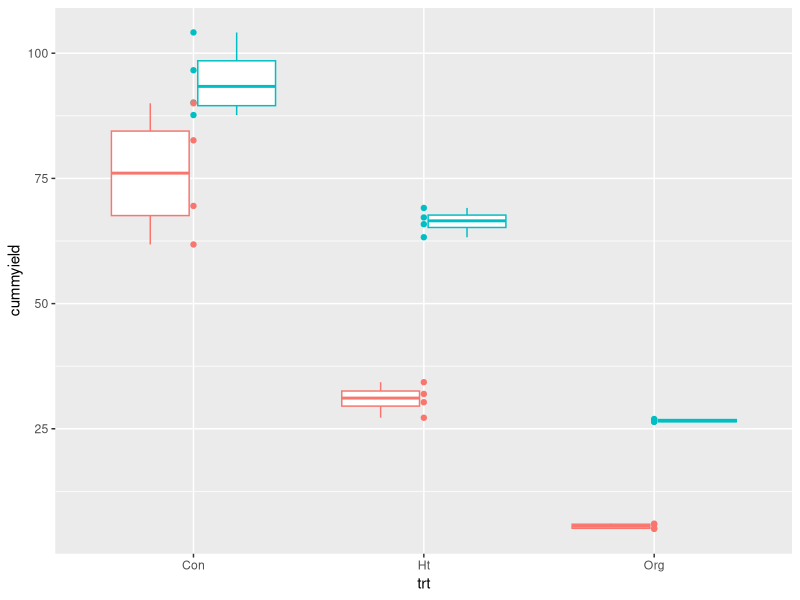
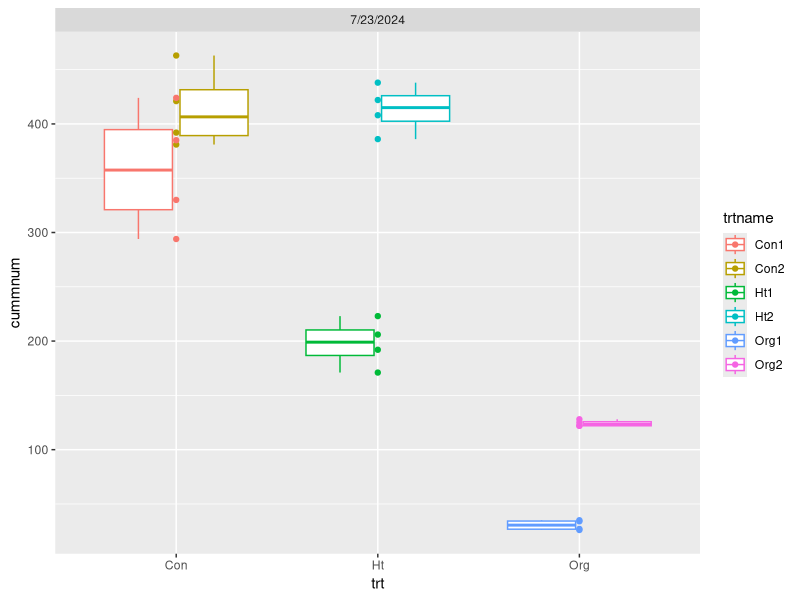
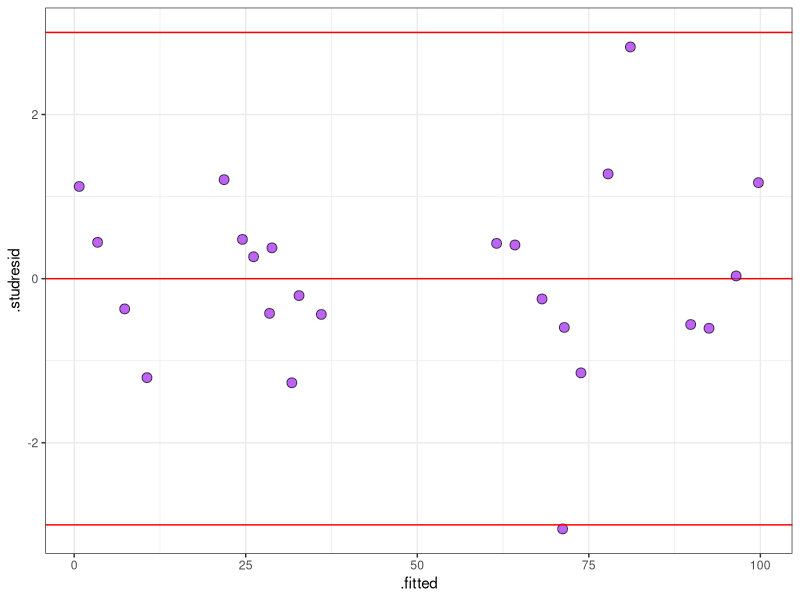
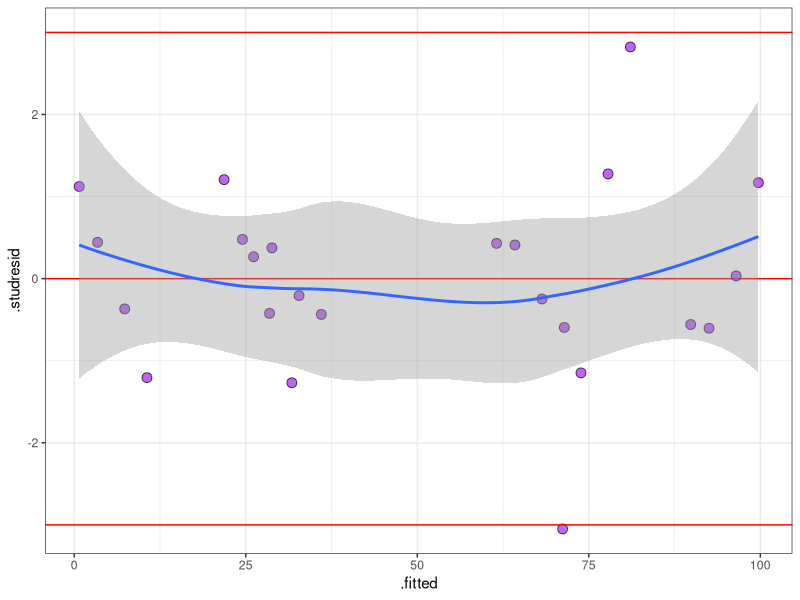
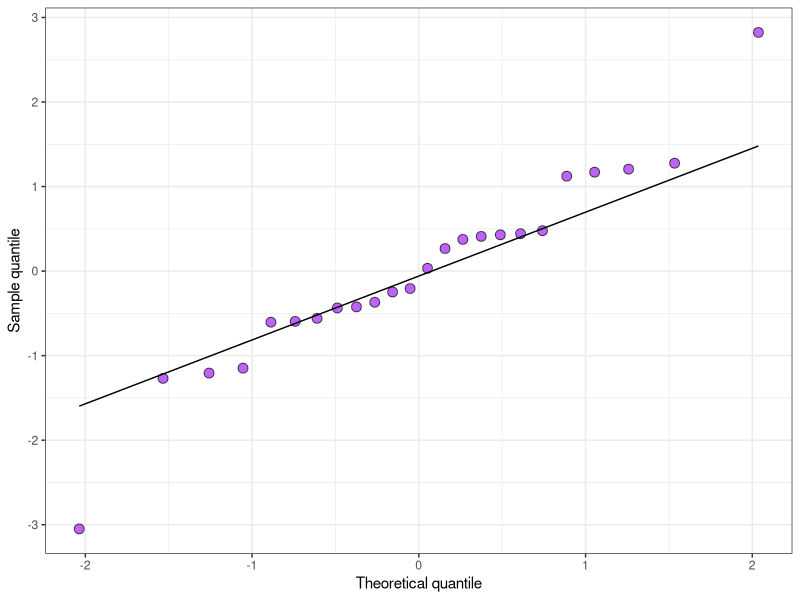
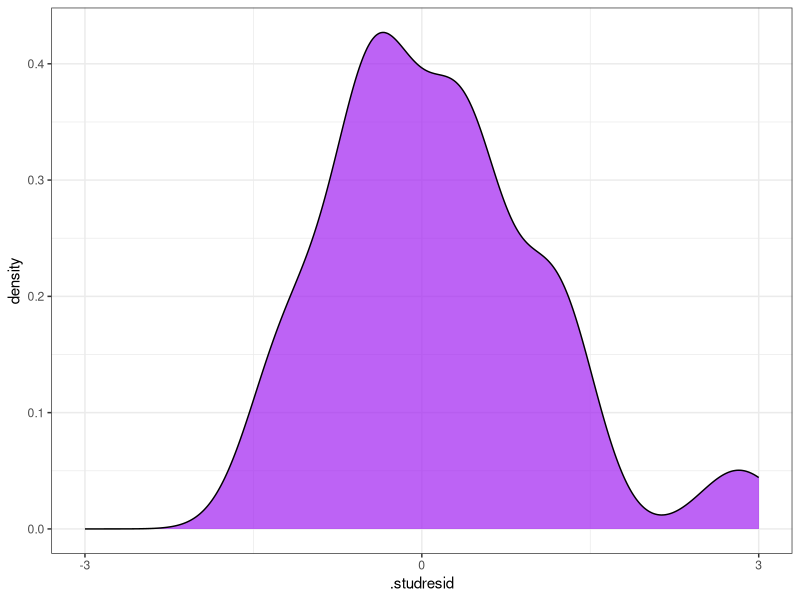
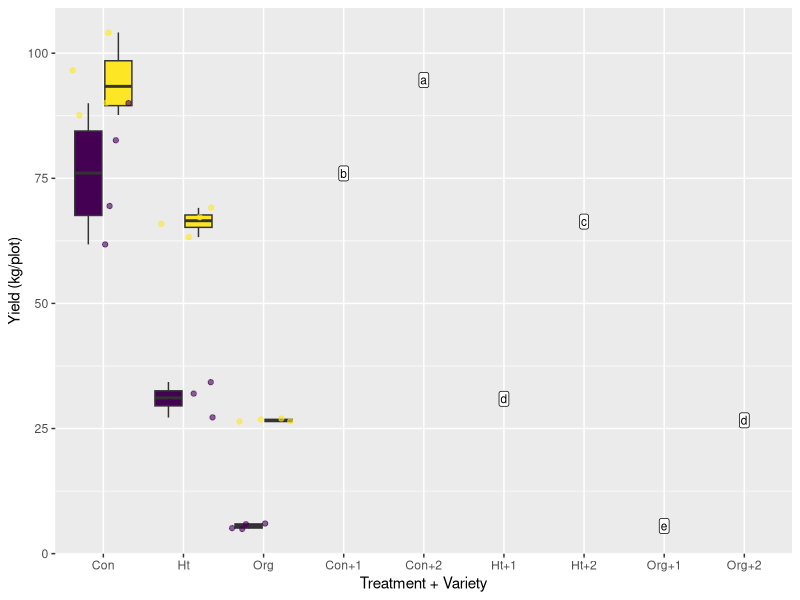

Generate these figures, in order, with R: (Note: this script raises an error after producing the figures.)
## ---- chunk 1
library(tidyverse) # for data wrangling and plotting
library(car) # for Anova function
library(lme4)
library(broom) # for model residuals extraction
library(emmeans) # for model mean extraction
library(multcomp) # for pairwise comparison letter display
# install.packages("multcompView")
library(multcompView)
library(reshape2)
## ---- chunk 2
yielddat <- read_csv("../data/tomato_7_23_24.csv")

yielddat
## ---- chunk 3
summary(yielddat)
## ---- chunk 4
yielddatw <- yielddat %>%
  mutate(rep = factor(rep),
         var = factor(variety),
         trt = factor(trtmt)
         ) %>%
  dplyr::select(c(date, rep, var, plot, trt, trtname, cummyield, cummnum))

yielddatw
## ---- chunk 5
ggplot(yielddatw, aes(x = trt, 
                    y = cummyield,
                    color = var)) +
  geom_boxplot() +
  geom_point() +
  theme(legend.position = "none") +
    theme()
## ---- chunk 6
ggplot(yielddatw, aes(x = trt, 
                    y = cummnum,
                    color = trtname)) +
  geom_boxplot() +
  geom_point() +
  facet_grid(.~date) # tilde controls what axis the facets are laid out on; krate_kgha~. would transpose; nrate_kgha~krate_kgha would create a different facet for each treatment category
  theme(legend.position = "none")
## ---- chunk 7
options(contrasts = c("contr.sum", "contr.poly"))
yielddatw

# Model fitting
cumyield_mod <- lm(cummyield ~ rep + trt*var, # rep + is functionally the only coding difference between a CRD and a RCBD design)
               data = yielddatw)
cumyield_mod

# Summary
summary(cumyield_mod)
## ---- chunk 8
Anova(cumyield_mod, type=3)

## ---- chunk 9
cumyield_resid <- augment(cumyield_mod) %>%
  mutate(.studresid=rstudent(cumyield_mod))

cumyield_resid
## ---- chunk 10
ggplot(cumyield_resid, aes(x=.fitted, y=.studresid))+
  geom_hline(yintercept = 0, color="red")+
  geom_point(shape = 21,
             fill = "purple", 
             size = 3,
             alpha = .7)+
  #geom_smooth()+
  geom_hline(yintercept = c(-3,3), color = "red")+
  theme_bw()
## ---- chunk 11
ggplot(cumyield_resid, aes(x=.fitted, y=.studresid))+
  geom_hline(yintercept = 0, color="red")+
  geom_point(shape = 21,
             fill = "purple", 
             size = 3,
             alpha = .7)+
  geom_smooth()+
  geom_hline(yintercept = c(-3,3), color = "red")+
  theme_bw()
## ---- chunk 12
ggplot(cumyield_resid, aes(sample=.studresid))+
  stat_qq(  shape = 21,
            fill = "purple", 
            size = 3,
            alpha = .7
  )+
  stat_qq_line()+
  labs(x = "Theoretical quantile",
       y = "Sample quantile")+
  theme_bw()
## ---- chunk 13
ggplot(cumyield_resid, aes(x=.studresid))+
  geom_density(color = "black",
               fill = "purple",
               alpha = .7)+
  scale_x_continuous(breaks = c(-3,0,3), limits = c(-3,3))+
  theme_bw()

## ---- chunk 14
yield_means_all <- emmeans(cumyield_mod,
                          ~trt:var)

yield_means_all
## ---- chunk 15
yield_cld_all <- cld(yield_means_all, 
                   reversed=T, 
                   adjust="none",
               Letters=letters,
               alpha = 0.05)

yield_cld_all
## ---- chunk 16
yield_cld_selected <- yield_cld_all %>%
  as.data.frame() %>%
  mutate(letter = trimws(.group)) %>% 
  mutate(trtname = paste0(trt, "+", var))
  

yield_cld_selected
## ---- chunk 17
ggplot() +
  geom_boxplot(data = yielddatw,
               aes(x = trt,
                   y = cummyield,
                   fill = var,
                   #color = nrate_kgha,
                   )
               ) +
geom_jitter(data = yielddatw,
            aes(x = trt,
                y = cummyield,
                color = var),
            alpha = 0.6) +
  geom_label(data = yield_cld_selected,
            aes(x = trtname,
                y = emmean,
                label = letter),
            size = 3,
            label.padding = unit(.1, "lines")) +
  labs(x = "Treatment + Variety",
       y = "Yield (kg/plot)") +
  scale_fill_viridis_d() +
  scale_color_viridis_d() +
  theme(legend.position = "none")
  
#ggsave("../output/rcbd_means.png",
#       height = 4,
#       width = 6)

## ---- chunk 18
write.csv(yield_cld_selected, "../output/letters_8_3_23dfdf.csv")
